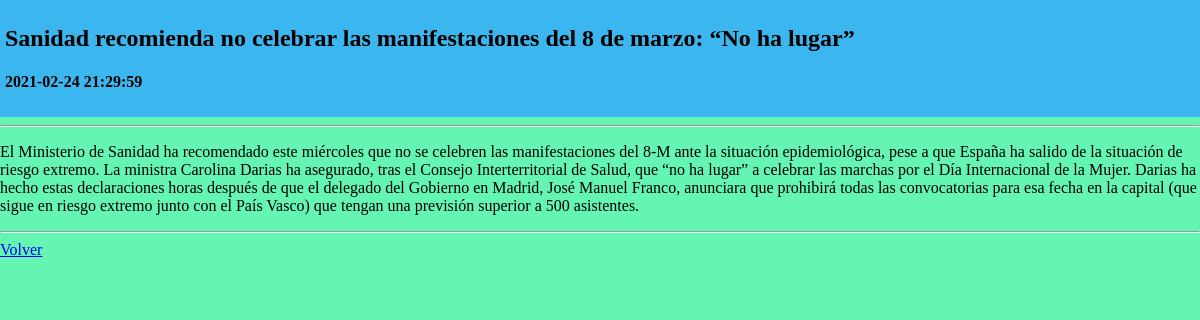
/Controlador/detalleArticulo.php?id=1, run on the app's committed database.
### tables this page shows
CREATE TABLE articulos (
	id INT NOT NULL AUTO_INCREMENT,
	titulo VARCHAR(120) NOT NULL,
	fecha DATETIME NOT NULL,
	contenido VARCHAR(1024) NOT NULL,
	PRIMARY KEY(id)
);

### Controlador/detalleArticulo.php (called while the page is built)
<?php
    require_once("../Modelo/Articulo.php");
    require_once("../Modelo/BlogDB.php");
    if(isset($_GET['id'])){
        $id = intval($_GET['id']);
    }
    $articulo = BlogDB::devolverArticulo($id);
    require_once("../Vista/vistaDetalleArticulo.php");
?>

### Modelo/BlogDB.php (called while the page is built, shortened)
<?php
require_once("../Modelo/Articulo.php");
class BlogDB{
    private static PDO $conexion;
    public static function consulta(string $sql){
        try{
            [$host, $user, $pwd, $db] = ["localhost", "blog", "blog2022", "blog"];
            self::$conexion = new PDO("mysql:host=$host;dbname=$db;charset=utf8", $user, $pwd);
            self::$conexion->setAttribute(PDO::ATTR_ERRMODE, PDO::ERRMODE_EXCEPTION);
            if(strpos(strtoupper(trim($sql)), "SELECT")>= 0){
                $resultado = self::$conexion->query($sql);
            }else{
                $resultado = self::$conexion->exec($sql);
            }
            return $resultado;
        }catch(PDOException $exception){
            exit("<br/>Error: ".$exception->getMessage() . "<br/>");
        }
    }
    public static function devolverArticulo(int $id){
        $sql = "Select * from articulos where id=$id";
        $resultado = self::consulta($sql);
        while($articulo = $resultado->fetch(PDO::FETCH_ASSOC)){
            return self::convertirAObjeto($articulo);
        }
    }
    public static function convertirAObjeto($array){
        $id = $array['id'];
        $fecha = $array['fecha'];
        $titulo = $array['titulo'];
        $contenido = $array['contenido'];
        return $articulo = new Articulo($id, $titulo, $fecha, $contenido);
    }
}

### Modelo/Articulo.php (called while the page is built, shortened)
<?php
    class Articulo{
        private array $atributos = [];
        public function __construct(int $id, string $titulo, string $fecha, string $contenido)
        {
            $this->atributos['id']=$id;
            $this->atributos['titulo']=$titulo;
            $this->atributos['fecha']=$fecha;
            $this->atributos['contenido']=$contenido;
        }
        public function __get(string $atributo)
        {
            return $this->atributos[$atributo];
        }
    }
?>

### Vista/vistaDetalleArticulo.php (the view, shortened to what this page needs)
<!DOCTYPE html>
<html lang="en">
<head>
    <link href="../Vista/css/detalleArticulo.css" rel="stylesheet" type="text/css">
</head>
<body>
    <?php
        echo "<div class='cabecera'>";
        echo "<h2>" . $articulo->titulo . "</h2>";
        echo "<h4>" . $articulo->fecha . "</h4>";
        echo "</div>";
        echo "<hr>";
        echo "<p>" . $articulo->contenido . "</p>";
        echo "<hr>";
        echo "<a href='javascript:history.back();'>Volver</a>";
    ?>
</body>
</html>

### Vista/css/detalleArticulo.css (style rules this page uses)
body { margin: 0; padding: 0; }
div.cabecera { background-color: rgb(60, 182, 238); padding: 5px; }
body { background-color: rgb(101, 245, 178); }

### data on the page
articulos: titulo "Sanidad recomienda no celebrar las manifestaciones del 8 de marzo: “No ha lugar”", fecha "2021-02-24 21:29:59", contenido "El Ministerio de Sanidad ha recomendado este miércoles que no se celebren las manifestaciones del 8-M ante la situación epidemiológica, pese a que España ha salido de la situación de riesgo extremo. La ministra Carolina Darias ha asegurado, tras el Consejo Interterritorial de Salud, que “no ha lugar” a celebrar las marchas por el Día Internacional de la Mujer. Darias ha hecho estas declaraciones horas después de que el delegado del Gobierno en Madrid, José Manuel Franco, anunciara que prohibirá todas las convocatorias para esa fecha en la capital (que sigue en riesgo extremo junto con el País Vasco) que tengan una previsión superior a 500 asistentes."
